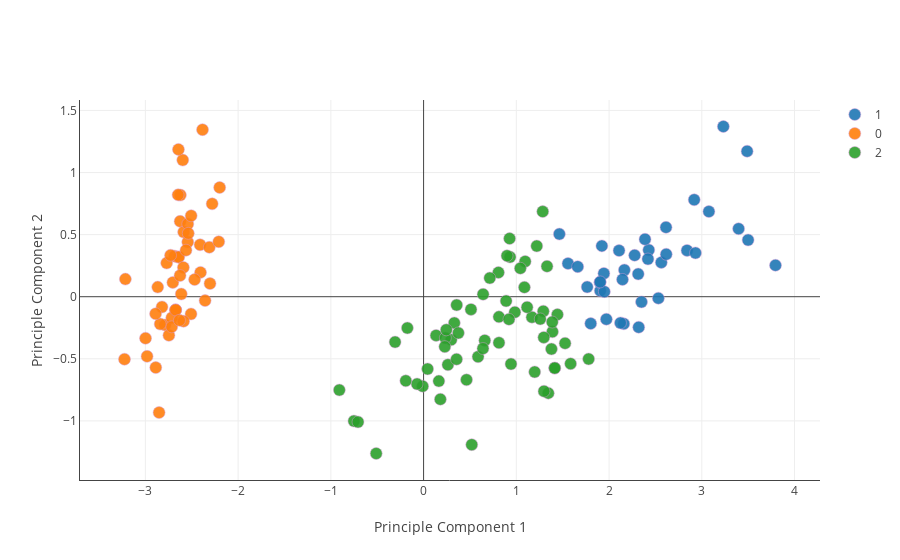

The cell this chart's notebook holds for it:
### Code cell
file_name = "data/new_dataset_1.txt"
iteration_count = 10
initial_centroids = [3, 20, 9]
driver(file_name, iteration_count, initial_centroids)
